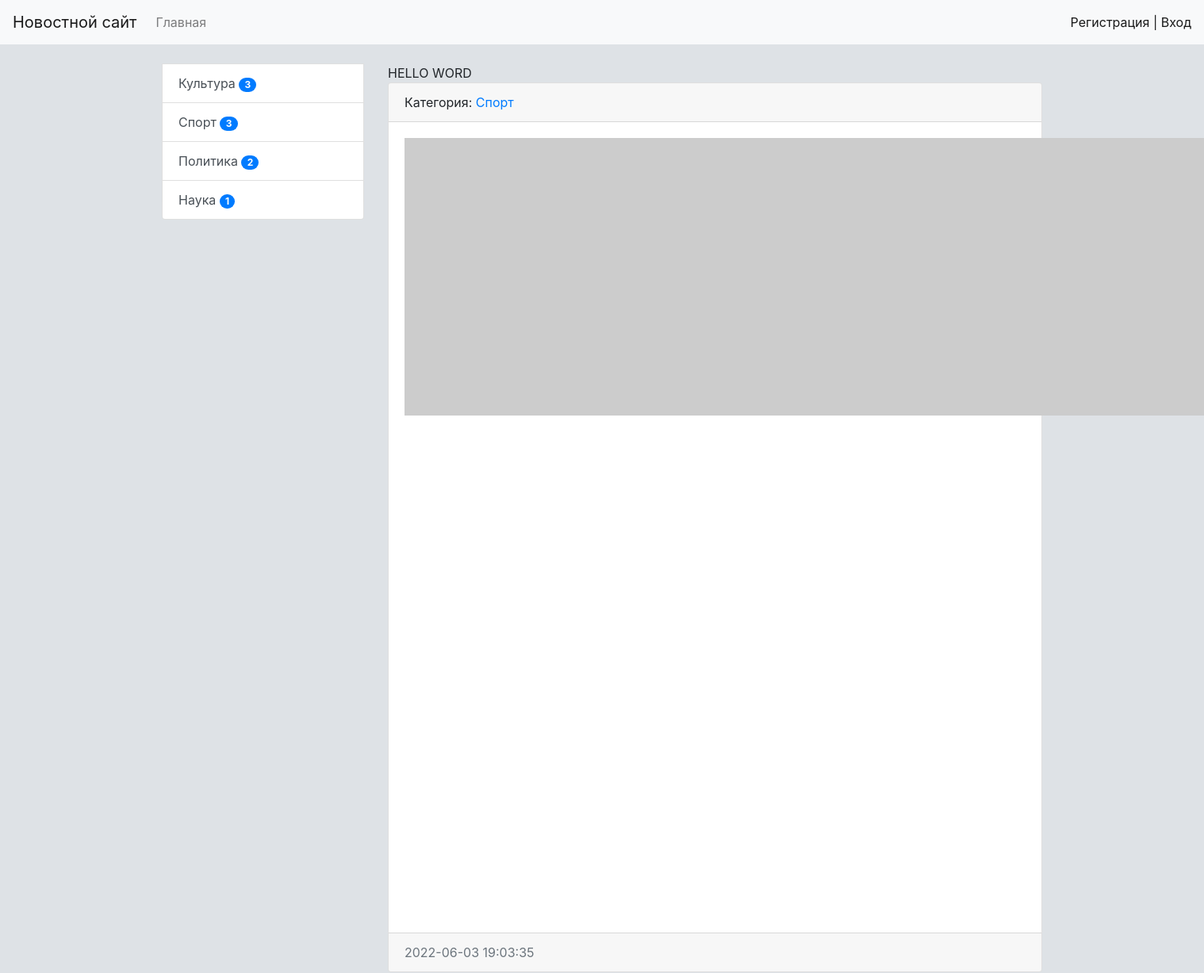
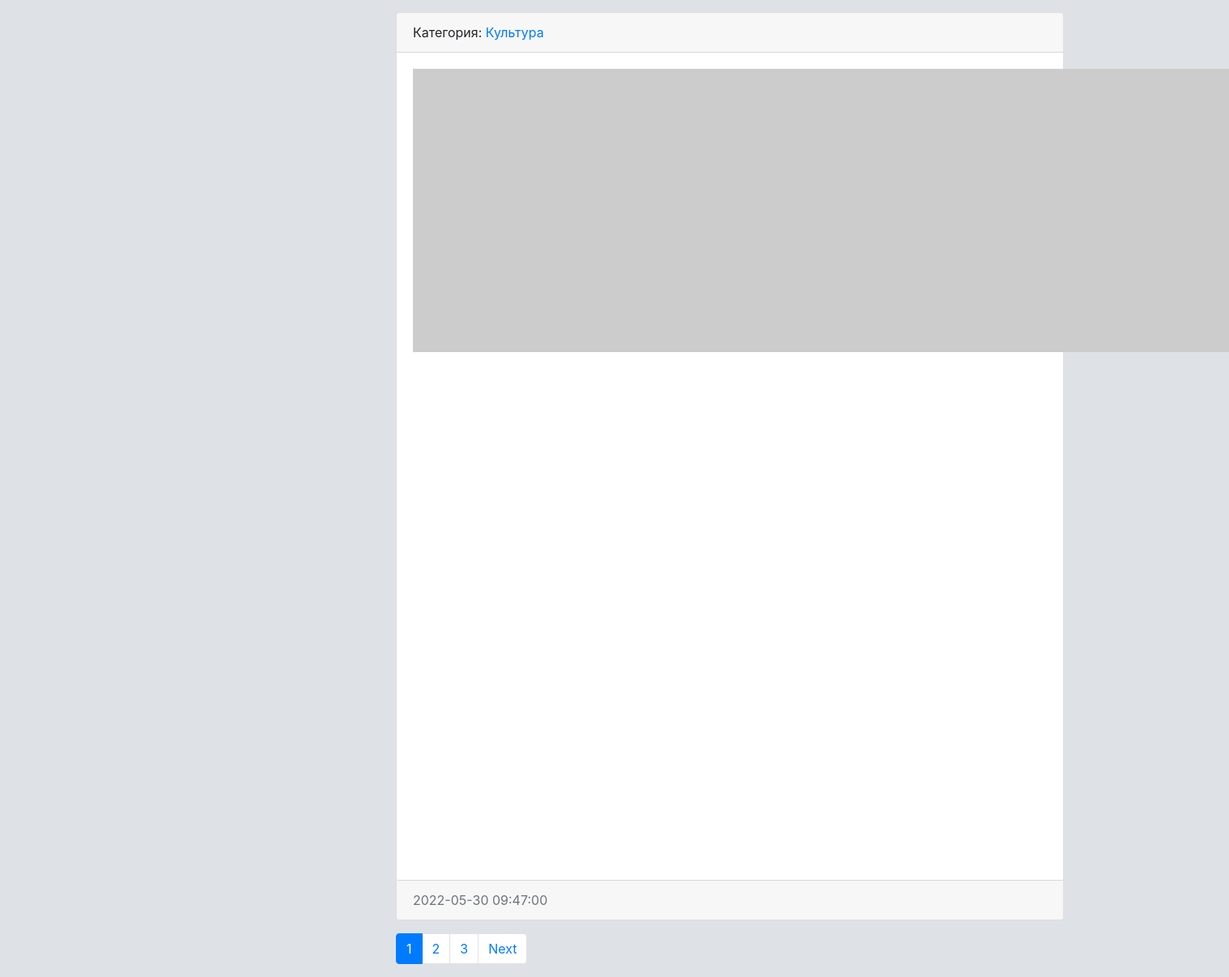
The page / on the database its author committed (2 pictures, top to bottom).
### news/models.py (models this page shows, shortened)
class Category(models.Model):
    title = models.CharField(max_length=150, db_index=True, verbose_name='Наименование категории')
    def get_absolute_url(self):
        return reverse_lazy('category', kwargs={'category_id': self.pk})
    def __str__(self):
        return self.title
    class Meta:
        verbose_name = 'Категория'
        verbose_name_plural = "Категории"
        ordering = ['title']

class News(models.Model):
    title = models.CharField(max_length=150, verbose_name='Наименование')
    content = models.TextField(blank=True, verbose_name='Контент')
    created_at = models.DateTimeField(auto_now_add=True, verbose_name='Дата создания')
    updated_at = models.DateTimeField(auto_now=True, verbose_name='Обновлено')
    photo = models.ImageField(upload_to='photos/%Y/%m/%d/', verbose_name='Фото', blank=True)
    is_published = models.BooleanField(default=True, verbose_name='Опубликовано')
    category = models.ForeignKey('Category', on_delete=models.PROTECT, verbose_name='Категория') #related_name='get_news'#) #PROTECT-защита от удаления,
    views = models.IntegerField(default=0)
    def get_absolute_url(self):
        return reverse_lazy('view_news', kwargs={'pk': self.pk})
    class Meta:
        verbose_name = 'Новость'
        verbose_name_plural = "Новости"
        ordering = ['-created_at']

### news/views.py (the view)
# urls.py: path('', HomeNews.as_view(), name='home'),
class HomeNews(MyMixin, ListView):
    model = News
    template_name = 'news/home_news_list.html'
    context_object_name = "news"
    allow_empty = False
    mixin_prop = 'hello word'
    paginate_by = 2
    def get_context_data(self, *, object_list=None, **kwargs):
        context = super(HomeNews, self).get_context_data(**kwargs)
        context['title'] = self.get_upper('Главная страница')
        context['mixin_proc'] = self.get_proc()
        return context
    def get_queryset(self):  # для фильтрации, не нужно больше писать фильтры или news = News.objects.all()
        return News.objects.filter(is_published=True).select_related('category')

### news/templatetags/news_tags.py (called while the page is built)
@register.inclusion_tag('news/list_categories.html')
def show_categories():
    categories = Category.objects.annotate(cnt=(Count('news', filter=F('news__is_published')))).filter(cnt__gt=0)
    return {'categories': categories}

### news/utils.py (called while the page is built)
    def get_proc(self):
        return self.mixin_prop.upper()

    def get_upper(self, s):
        if isinstance(s, str):
            return s.upper()
        else:
            return s.title.upper()

### news/templates/news/home_news_list.html (shortened to what this page needs)
{% extends 'base.html' %}
{% block sidebar %}
{% include 'inc/_sidebar.html' %}
{% endblock %}
{% block content %}
{{ mixin_proc }}
{% for item in news %}
<div class="card mb-3">
    <div class="card-header">
        Категория: <a href="{{ item.category.get_absolute_url }}">{{item.category}}</a>
    </div>
    <div class="card-body">
        <div class="media">
          {% if item.photo %}
          <img src="{{ item.photo.url }}" alt="" width="350" class="mr-3">
          {% else %}
          <img src="https://picsum.photos/id/1060/350/233/?blur=2" alt="">
          {% endif %}
    </div>
    </div>
    <div class="card-footer text-muted">
        {{ item.created_at|date:"Y-m-d H:i:s"}}
</div>
</div>
{% endfor %}
{% endblock %}

### templates/base.html (shortened to what this page needs)
<!doctype html>
{% load static %}
<html lang="en">
<head>
    <link rel="stylesheet" href="{% static 'bootstrap/css/bootstrap.min.css' %}">
    <link rel="stylesheet" href="{% static 'css/style.css' %}">
</head>
<body>
{% include 'inc/_nav.html' %}
<div class="container mt-4">
    <div class="row">
        <div class="col-md-3">
            {% block sidebar %}SIDEBAR{% endblock %}
        </div>
        <div class="col-md-9">
            {% block content %}CONTENT{% endblock %}
            {% if page_obj.has_other_pages %}
                <nav aria-label="...">
                    <ul class="pagination">
                        {% for p in page_obj.paginator.page_range %}
                            {% if page_obj.number == p %}
                                <li class="page-item active" aria-current="page"><a class="page-link"
                                                                                    href="?page={{ p }}">{{ p }}</a>
                                </li>
                            {% elif p > page_obj.number|add:-3 and p < page_obj.number|add:3 %}
                                <li class="page-item">
                                    <a class="page-link" href="?page={{ p }}">{{ p }}</a>
                                </li>
                            {% endif %}
                        {% endfor %}
                        {% if page_obj.has_next %}
                            <li class="page-item ">
                                <a class="page-link" href="?page={{ page_obj.next_page_number }}">Next</a>
                            </li>
                        {% endif %}
                    </ul>
                </nav>
            {% endif %}
        </div>
    </div>
</div>
</body>
</html>

### templates/inc/_nav.html (shortened to what this page needs)
<nav class="navbar navbar-expand-lg navbar-light bg-light">
    <a class="navbar-brand" href="{% url 'home' %}">Новостной сайт</a>
    <div class="collapse navbar-collapse" id="navbarSupportedContent">
        <ul class="navbar-nav mr-auto">
            <li class="nav-item"><a class="nav-link" href="{% url 'home' %}">Главная</a></li>
        </ul>
        <span class="navbar-text">
            {% if request.user.is_authenticated %}
                Добро пожаловать, {{ user.username }} | <a href="{% url 'logout' %}">Выход</a>
            {% else %}
                <a href="{% url 'register' %}">Регистрация<a/> | <a href="{% url 'login' %}">Вход<a/>
            {% endif %}
        </span>
    </div>
</nav>

### templates/inc/_sidebar.html (shortened to what this page needs)
{% load news_tags %}
{% show_categories %}

### news/templates/news/list_categories.html
<div class="list-group">
    {% for item in categories %}
        <a href="{{ item.get_absolute_url }}" class="list-group-item list-group-item-action">{{ item.title }}
            <span class="badge badge-primary badge-pill">{{ item.cnt }}</span></a>
    {% endfor %}
</div>

### mysite/static/css/style.css (style rules this page uses)
body { background-color: #dee2e6; }

### rows shown on the page
Category: title "Культура", cnt "3"
Category: title "Спорт", cnt "3"
Category: title "Политика", cnt "2"
Category: title "Наука", cnt "1"
News: category "Спорт", created_at "2022-06-03 19:03:35"
News: category "Культура", created_at "2022-05-30 09:47:00"

### other values the page prints
{{ mixin_proc }} "HELLO WORD"
{{ p }} "1"
{{ p }} "2" "3"
